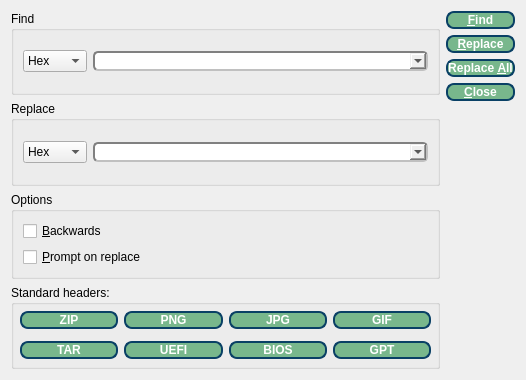
<?xml version="1.0" encoding="UTF-8"?>
<ui version="4.0">
 <class>SearchDialog</class>
 <widget class="QDialog" name="SearchDialog">
  <property name="geometry">
   <rect>
    <x>0</x>
    <y>0</y>
    <width>526</width>
    <height>380</height>
   </rect>
  </property>
  <property name="windowTitle">
   <string>QHexEdit - Find/Replace</string>
  </property>
  <layout class="QHBoxLayout" name="horizontalLayout_3">
   <item>
    <layout class="QVBoxLayout" name="verticalLayout_2">
     <item>
      <widget class="QGroupBox" name="gbFind">
       <property name="title">
        <string>Find</string>
       </property>
       <layout class="QHBoxLayout" name="horizontalLayout">
        <item>
         <widget class="QComboBox" name="cbFindFormat">
          <item>
           <property name="text">
            <string>Hex</string>
           </property>
          </item>
          <item>
           <property name="text">
            <string>UTF-8</string>
           </property>
          </item>
         </widget>
        </item>
        <item>
         <widget class="QComboBox" name="cbFind">
          <property name="sizePolicy">
           <sizepolicy hsizetype="Expanding" vsizetype="Fixed">
            <horstretch>0</horstretch>
            <verstretch>0</verstretch>
           </sizepolicy>
          </property>
          <property name="styleSheet">
           <string notr="true">border: 2px solid gray;border-radius: 5px;color:#000;font-weight:600;border-style: inset;</string>
          </property>
          <property name="editable">
           <bool>true</bool>
          </property>
         </widget>
        </item>
       </layout>
      </widget>
     </item>
     <item>
      <widget class="QGroupBox" name="gbReplace">
       <property name="title">
        <string>Replace</string>
       </property>
       <layout class="QHBoxLayout" name="horizontalLayout_2">
        <item>
         <widget class="QComboBox" name="cbReplaceFormat">
          <item>
           <property name="text">
            <string>Hex</string>
           </property>
          </item>
          <item>
           <property name="text">
            <string>UTF-8</string>
           </property>
          </item>
         </widget>
        </item>
        <item>
         <widget class="QComboBox" name="cbReplace">
          <property name="sizePolicy">
           <sizepolicy hsizetype="Expanding" vsizetype="Fixed">
            <horstretch>0</horstretch>
            <verstretch>0</verstretch>
           </sizepolicy>
          </property>
          <property name="styleSheet">
           <string notr="true">border: 2px solid gray;border-radius: 5px;color:#000;font-weight:600;border-style: inset;</string>
          </property>
          <property name="editable">
           <bool>true</bool>
          </property>
         </widget>
        </item>
       </layout>
      </widget>
     </item>
     <item>
      <widget class="QGroupBox" name="gbOptions">
       <property name="title">
        <string>Options</string>
       </property>
       <layout class="QVBoxLayout" name="verticalLayout_3">
        <item>
         <widget class="QCheckBox" name="cbBackwards">
          <property name="text">
           <string>&amp;Backwards</string>
          </property>
         </widget>
        </item>
        <item>
         <widget class="QCheckBox" name="cbPrompt">
          <property name="text">
           <string>&amp;Prompt on replace</string>
          </property>
         </widget>
        </item>
       </layout>
      </widget>
     </item>
     <item>
      <layout class="QVBoxLayout" name="verticalLayout_4">
       <property name="leftMargin">
        <number>0</number>
       </property>
       <property name="topMargin">
        <number>0</number>
       </property>
       <property name="rightMargin">
        <number>0</number>
       </property>
       <item>
        <widget class="QGroupBox" name="gbHeaders">
         <property name="title">
          <string>Standard headers:</string>
         </property>
         <layout class="QVBoxLayout" name="verticalLayout_5">
          <property name="spacing">
           <number>6</number>
          </property>
          <property name="leftMargin">
           <number>6</number>
          </property>
          <property name="topMargin">
           <number>0</number>
          </property>
          <property name="rightMargin">
           <number>6</number>
          </property>
          <property name="bottomMargin">
           <number>0</number>
          </property>
          <item>
           <layout class="QHBoxLayout" name="horizontalLayout_5">
            <property name="topMargin">
             <number>0</number>
            </property>
            <item>
             <widget class="QPushButton" name="pb_zip">
              <property name="styleSheet">
               <string notr="true">color: rgb(255, 255, 255);
background-color: rgb(120, 183, 140);
border-radius: 20px;
border: 2px solid #094065;border-radius:8px;font-weight:600;</string>
              </property>
              <property name="text">
               <string>ZIP</string>
              </property>
             </widget>
            </item>
            <item>
             <widget class="QPushButton" name="pb_png">
              <property name="styleSheet">
               <string notr="true">color: rgb(255, 255, 255);
background-color: rgb(120, 183, 140);
border-radius: 20px;
border: 2px solid #094065;border-radius:8px;font-weight:600;</string>
              </property>
              <property name="text">
               <string>PNG</string>
              </property>
             </widget>
            </item>
            <item>
             <widget class="QPushButton" name="pb_jpg">
              <property name="styleSheet">
               <string notr="true">color: rgb(255, 255, 255);
background-color: rgb(120, 183, 140);
border-radius: 20px;
border: 2px solid #094065;border-radius:8px;font-weight:600;</string>
              </property>
              <property name="text">
               <string>JPG</string>
              </property>
             </widget>
            </item>
            <item>
             <widget class="QPushButton" name="pb_gif">
              <property name="styleSheet">
               <string notr="true">color: rgb(255, 255, 255);
background-color: rgb(120, 183, 140);
border-radius: 20px;
border: 2px solid #094065;border-radius:8px;font-weight:600;</string>
              </property>
              <property name="text">
               <string>GIF</string>
              </property>
             </widget>
            </item>
           </layout>
          </item>
          <item>
           <layout class="QHBoxLayout" name="horizontalLayout_6">
            <property name="topMargin">
             <number>0</number>
            </property>
            <item>
             <widget class="QPushButton" name="pb_tar">
              <property name="styleSheet">
               <string notr="true">color: rgb(255, 255, 255);
background-color: rgb(120, 183, 140);
border-radius: 20px;
border: 2px solid #094065;border-radius:8px;font-weight:600;</string>
              </property>
              <property name="text">
               <string>TAR</string>
              </property>
             </widget>
            </item>
            <item>
             <widget class="QPushButton" name="pb_uefi">
              <property name="styleSheet">
               <string notr="true">color: rgb(255, 255, 255);
background-color: rgb(120, 183, 140);
border-radius: 20px;
border: 2px solid #094065;border-radius:8px;font-weight:600;</string>
              </property>
              <property name="text">
               <string>UEFI</string>
              </property>
             </widget>
            </item>
            <item>
             <widget class="QPushButton" name="pb_bios">
              <property name="styleSheet">
               <string notr="true">color: rgb(255, 255, 255);
background-color: rgb(120, 183, 140);
border-radius: 20px;
border: 2px solid #094065;border-radius:8px;font-weight:600;</string>
              </property>
              <property name="text">
               <string>BIOS</string>
              </property>
             </widget>
            </item>
            <item>
             <widget class="QPushButton" name="pb_gpt">
              <property name="styleSheet">
               <string notr="true">color: rgb(255, 255, 255);
background-color: rgb(120, 183, 140);
border-radius: 20px;
border: 2px solid #094065;border-radius:8px;font-weight:600;</string>
              </property>
              <property name="text">
               <string>GPT</string>
              </property>
             </widget>
            </item>
           </layout>
          </item>
         </layout>
        </widget>
       </item>
      </layout>
     </item>
    </layout>
   </item>
   <item>
    <layout class="QVBoxLayout" name="verticalLayout">
     <item>
      <widget class="QPushButton" name="pbFind">
       <property name="styleSheet">
        <string notr="true">color: rgb(255, 255, 255);
background-color: rgb(120, 183, 140);
border-radius: 20px;
border: 2px solid #094065;border-radius:8px;font-weight:600;</string>
       </property>
       <property name="text">
        <string>&amp;Find</string>
       </property>
       <property name="shortcut">
        <string>F3</string>
       </property>
       <property name="default">
        <bool>true</bool>
       </property>
      </widget>
     </item>
     <item>
      <widget class="QPushButton" name="pbReplace">
       <property name="styleSheet">
        <string notr="true">color: rgb(255, 255, 255);
background-color: rgb(120, 183, 140);
border-radius: 20px;
border: 2px solid #094065;border-radius:8px;font-weight:600;</string>
       </property>
       <property name="text">
        <string>&amp;Replace</string>
       </property>
      </widget>
     </item>
     <item>
      <widget class="QPushButton" name="pbReplaceAll">
       <property name="styleSheet">
        <string notr="true">color: rgb(255, 255, 255);
background-color: rgb(120, 183, 140);
border-radius: 20px;
border: 2px solid #094065;border-radius:8px;font-weight:600;</string>
       </property>
       <property name="text">
        <string>Replace &amp;All</string>
       </property>
      </widget>
     </item>
     <item>
      <widget class="QPushButton" name="pbCancel">
       <property name="styleSheet">
        <string notr="true">color: rgb(255, 255, 255);
background-color: rgb(120, 183, 140);
border-radius: 20px;
border: 2px solid #094065;border-radius:8px;font-weight:600;</string>
       </property>
       <property name="text">
        <string>&amp;Close</string>
       </property>
      </widget>
     </item>
     <item>
      <spacer name="verticalSpacer">
       <property name="orientation">
        <enum>Qt::Vertical</enum>
       </property>
       <property name="sizeHint" stdset="0">
        <size>
         <width>20</width>
         <height>40</height>
        </size>
       </property>
      </spacer>
     </item>
    </layout>
   </item>
  </layout>
 </widget>
 <tabstops>
  <tabstop>cbFind</tabstop>
  <tabstop>cbReplace</tabstop>
  <tabstop>cbFindFormat</tabstop>
  <tabstop>cbReplaceFormat</tabstop>
  <tabstop>cbBackwards</tabstop>
  <tabstop>cbPrompt</tabstop>
  <tabstop>pbFind</tabstop>
  <tabstop>pbReplace</tabstop>
  <tabstop>pbReplaceAll</tabstop>
  <tabstop>pbCancel</tabstop>
 </tabstops>
 <resources/>
 <connections>
  <connection>
   <sender>pbCancel</sender>
   <signal>clicked()</signal>
   <receiver>SearchDialog</receiver>
   <slot>hide()</slot>
   <hints>
    <hint type="sourcelabel">
     <x>360</x>
     <y>134</y>
    </hint>
    <hint type="destinationlabel">
     <x>364</x>
     <y>162</y>
    </hint>
   </hints>
  </connection>
 </connections>
</ui>
